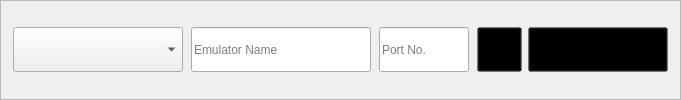
              <widget class="QFrame" name="top_run_frame">
               <property name="styleSheet">
                <string notr="true">#top_run_frame{ border: 1px solid  rgb(255, 121, 198); border-radius: 5px; margin-top: 0.5em; }</string>
               </property>
               <property name="frameShape">
                <enum>QFrame::Shape::StyledPanel</enum>
               </property>
               <property name="frameShadow">
                <enum>QFrame::Shadow::Raised</enum>
               </property>
               <layout class="QHBoxLayout" name="horizontalLayout_6">
                <property name="leftMargin">
                 <number>5</number>
                </property>
                <property name="topMargin">
                 <number>5</number>
                </property>
                <property name="rightMargin">
                 <number>5</number>
                </property>
                <property name="bottomMargin">
                 <number>5</number>
                </property>
                <item alignment="Qt::AlignmentFlag::AlignLeft">
                 <widget class="QFrame" name="frame_10">
                  <property name="frameShape">
                   <enum>QFrame::Shape::NoFrame</enum>
                  </property>
                  <property name="frameShadow">
                   <enum>QFrame::Shadow::Raised</enum>
                  </property>
                  <layout class="QHBoxLayout" name="horizontalLayout_8">
                   <property name="spacing">
                    <number>8</number>
                   </property>
                   <property name="leftMargin">
                    <number>7</number>
                   </property>
                   <property name="topMargin">
                    <number>0</number>
                   </property>
                   <property name="rightMargin">
                    <number>0</number>
                   </property>
                   <property name="bottomMargin">
                    <number>0</number>
                   </property>
                   <item>
                    <widget class="QComboBox" name="emu_profile_">
                     <property name="minimumSize">
                      <size>
                       <width>170</width>
                       <height>45</height>
                      </size>
                     </property>
                     <property name="currentIndex">
                      <number>-1</number>
                     </property>
                     <property name="placeholderText">
                      <string>Choose a Profile</string>
                     </property>
                    </widget>
                   </item>
                   <item>
                    <widget class="QLineEdit" name="emu_name_">
                     <property name="minimumSize">
                      <size>
                       <width>180</width>
                       <height>45</height>
                      </size>
                     </property>
                     <property name="maximumSize">
                      <size>
                       <width>200</width>
                       <height>16777215</height>
                      </size>
                     </property>
                     <property name="placeholderText">
                      <string>Emulator Name</string>
                     </property>
                     <property name="clearButtonEnabled">
                      <bool>true</bool>
                     </property>
                    </widget>
                   </item>
                   <item>
                    <widget class="QLineEdit" name="emu_port_">
                     <property name="minimumSize">
                      <size>
                       <width>0</width>
                       <height>45</height>
                      </size>
                     </property>
                     <property name="maximumSize">
                      <size>
                       <width>90</width>
                       <height>16777215</height>
                      </size>
                     </property>
                     <property name="inputMask">
                      <string/>
                     </property>
                     <property name="text">
                      <string/>
                     </property>
                     <property name="maxLength">
                      <number>10</number>
                     </property>
                     <property name="placeholderText">
                      <string>Port No.</string>
                     </property>
                     <property name="clearButtonEnabled">
                      <bool>true</bool>
                     </property>
                    </widget>
                   </item>
                   <item>
                    <widget class="QPushButton" name="run_btn_">
                     <property name="minimumSize">
                      <size>
                       <width>45</width>
                       <height>45</height>
                      </size>
                     </property>
                     <property name="styleSheet">
                      <string notr="true">background:transparent;</string>
                     </property>
                     <property name="text">
                      <string/>
                     </property>
                     <property name="icon">
                      <iconset theme="QIcon::ThemeIcon::MediaPlaybackStart"/>
                     </property>
                    </widget>
                   </item>
                  </layout>
                 </widget>
                </item>
                <item alignment="Qt::AlignmentFlag::AlignRight">
                 <widget class="QFrame" name="frame_11">
                  <property name="frameShape">
                   <enum>QFrame::Shape::NoFrame</enum>
                  </property>
                  <property name="frameShadow">
                   <enum>QFrame::Shadow::Raised</enum>
                  </property>
                  <layout class="QHBoxLayout" name="horizontalLayout_9">
                   <property name="leftMargin">
                    <number>0</number>
                   </property>
                   <property name="topMargin">
                    <number>0</number>
                   </property>
                   <property name="rightMargin">
                    <number>7</number>
                   </property>
                   <property name="bottomMargin">
                    <number>0</number>
                   </property>
                   <item>
                    <widget class="QPushButton" name="delete_instance_">
                     <property name="minimumSize">
                      <size>
                       <width>140</width>
                       <height>45</height>
                      </size>
                     </property>
                     <property name="styleSheet">
                      <string notr="true">background:transparent;</string>
                     </property>
                     <property name="text">
                      <string>Delete Instance</string>
                     </property>
                    </widget>
                   </item>
                  </layout>
                 </widget>
                </item>
               </layout>
              </widget>
